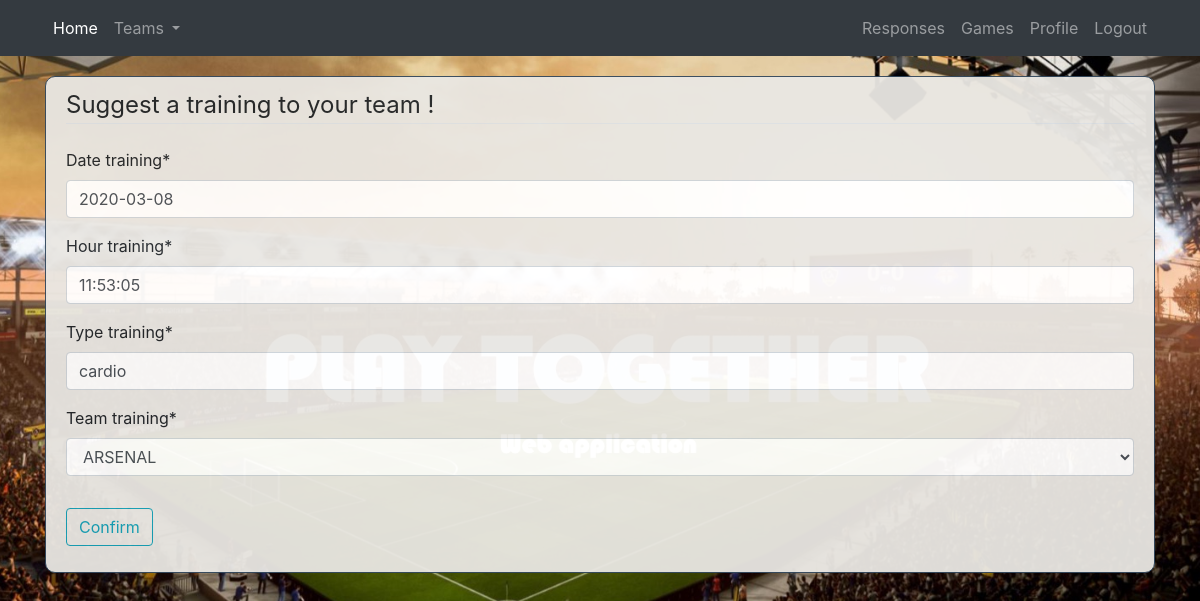
/training/training/8/update/ (signed in), run on the app's committed database.
### training/models.py (models this page shows, shortened)
class Training(models.Model):
	date_training = models.DateField()
	hour_training = models.TimeField()
	type_training = models.CharField(max_length=300)
	team_training = models.ForeignKey(Team, on_delete=models.CASCADE)

### training/views.py (the view, shortened to what this page needs)
# urls.py: path('training/<int:pk>/update/', TrainingUpdateView.as_view(), name='training_update'),
class TrainingUpdateView(LoginRequiredMixin, UserPassesTestMixin, UpdateView):
	model = Training
	fields = ['date_training', 'hour_training', 'type_training', 'team_training']
	def test_func(self):
		training = self.get_object()
		if (self.request.user.is_captain):
			return True
		return False

### team/models.py (called while the page is built)
	def __str__(self):
		return self.libelle_team

### training/templates/training/training_form.html (shortened to what this page needs)
{% extends "project/base.html" %}
{% load crispy_forms_tags %}
{% block content %}
<div class="content-section">
	<form method="POST">
		<fieldset class="form-group">
			<legend class="border-bottom mb-4">Suggest a training to your team !</legend>
			{{ form|crispy }}
		</fieldset>
		<div class="form-group">
			<button class="btn btn-outline-info" type="submit">Confirm</button>
		</div>
	</form>
</div>
{% endblock content %}

### project/static/project/main3.css (style rules this page uses)
body { background-image: url("./home-image2.jpg"); background-attachment: fixed; background-position: center; background-repeat: no-repeat; background-size: cover; }
.content-section { background: #E9E7E3 ; opacity: 0.95; margin-right: auto; margin-left: auto; padding: 10px 20px; border : 1px solid #34495E; border-radius: 10px; margin-bottom: 20px; margin-top: 20px; }

### data on the page
Training: date_training "2020-03-08", hour_training "11:53:05", type_training "cardio", team_training "ARSENAL"
